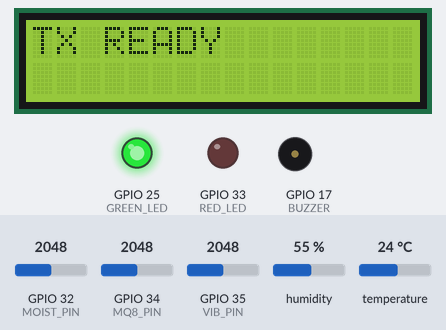
The sketch below on a simulated ESP32. Shown: 16×2 character LCD, output pins drawn as LEDs (lit = HIGH), buzzer (waves = sounding, pin HIGH). Inputs (shaded band) come from the test bench; at power-on: GPIO 34 (MQ8_PIN) = 2048, GPIO 35 (VIB_PIN) = 2048, GPIO 32 (MOIST_PIN) = 2048, humidity 55 %, temperature 24 °C. No radio packets arrive unless stated.

Above: at 2.2 s.
At 4.8 s:
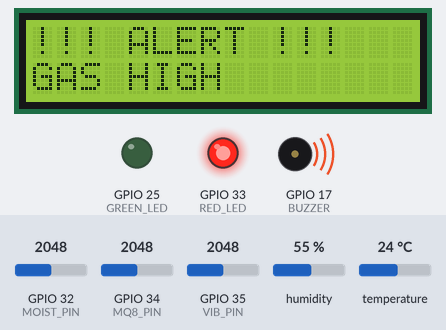
4.9 s: GPIO 34 (MQ8_PIN) set to 1039
6.7 s: GPIO 34 (MQ8_PIN) set to 961
At 8.5 s:
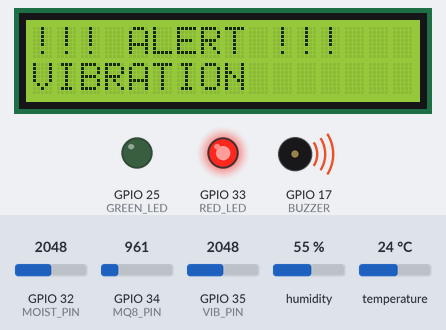
8.8 s: GPIO 35 (VIB_PIN) set to 869
10.3 s: GPIO 35 (VIB_PIN) set to 747
At 11.2 s:
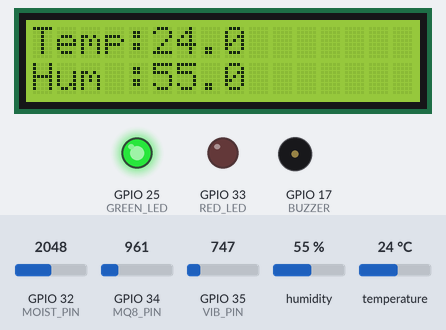
18.7 s: GPIO 32 (MOIST_PIN) set to 1959
At 20.7 s:
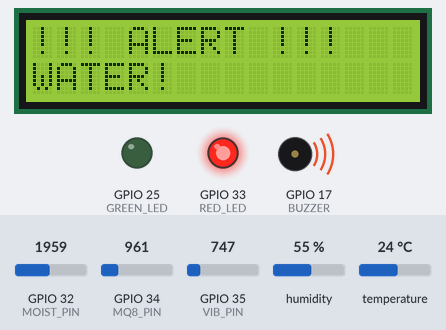
21.0 s: GPIO 32 (MOIST_PIN) set to 2040
At 21.8 s:
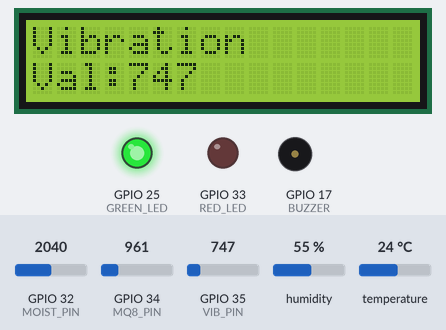
Timing chart, 0 to 24.0 s (numbered marks = the images above; inputs shaded):
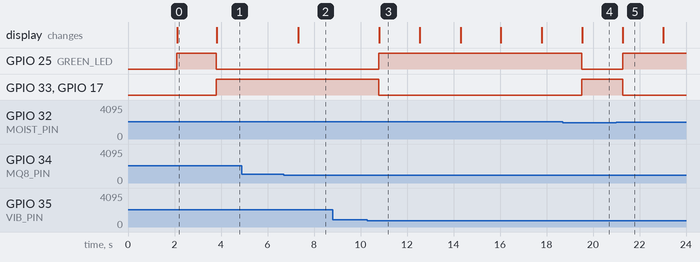

Measured:
- the behaviour switches between 1001 and 1000 on GPIO 34 (MQ8_PIN) (found by bisection; images 1 and 2)
- the behaviour switches between 801 and 800 on GPIO 35 (VIB_PIN) (found by bisection; images 2 and 3)
- the behaviour switches between 2000 and 1999 on GPIO 32 (MOIST_PIN) (found by bisection; images 3 and 4)
- after the input at 4.9 s, every drawn part: stays the same
- after the input at 6.7 s, the display: changes after 0.62 s (image 2)
- after the input at 8.8 s, every drawn part: stays the same
- after the input at 10.3 s, GPIO 25 (GREEN_LED): LOW → HIGH after 0.49 s; GPIO 33 (RED_LED), GPIO 17 (BUZZER): HIGH → LOW after 0.49 s; the display: changes after 0.51 s (image 3)
- after the input at 18.7 s, GPIO 25 (GREEN_LED): HIGH → LOW after 0.81 s; GPIO 33 (RED_LED), GPIO 17 (BUZZER): LOW → HIGH after 0.81 s; the display: changes after 0.83 s (image 4)
- after the input at 21.0 s, GPIO 25 (GREEN_LED): LOW → HIGH after 0.27 s; GPIO 33 (RED_LED), GPIO 17 (BUZZER): HIGH → LOW after 0.27 s; the display: changes after 0.29 s (image 5)

The sketch:

lora_transmitter.ino
```cpp
#include <SPI.h>
#include <LoRa.h>
#include <Wire.h>
#include <LiquidCrystal_I2C.h>
#include "DHT.h"

LiquidCrystal_I2C lcd(0x26, 16, 2);

// LoRa
#define SS 5
#define RST 14
#define DIO0 26

// Sensors
#define DHTPIN 15
#define DHTTYPE DHT11
DHT dht(DHTPIN, DHTTYPE);

#define MQ8_PIN 34
#define MOIST_PIN 32
#define VIB_PIN 35

// Outputs
#define GREEN_LED 25
#define RED_LED 33
#define BUZZER 17   // 🔥 updated

int screen = 0;

// Stable read
int readStable(int pin) {
  long sum = 0;
  for (int i = 0; i < 10; i++) {
    sum += analogRead(pin);
    delay(5);
  }
  return sum / 10;
}

void setup() {
  Serial.begin(115200);

  Wire.begin(21, 22);
  lcd.init();
  lcd.backlight();

  // 🔹 Title Screen
  lcd.clear();
  lcd.setCursor(0,0);
  lcd.print("TUNNEL SAFETY");

  lcd.setCursor(0,1);
  lcd.print("MONITORING");

  delay(2000);

  dht.begin();

  pinMode(GREEN_LED, OUTPUT);
  pinMode(RED_LED, OUTPUT);
  pinMode(BUZZER, OUTPUT);

  digitalWrite(GREEN_LED, HIGH);
  digitalWrite(RED_LED, LOW);
  digitalWrite(BUZZER, LOW);

  LoRa.setPins(SS, RST, DIO0);
  LoRa.begin(433E6);

  // 🔹 Ready Screen (FIXED)
  lcd.clear();
  lcd.setCursor(0,0);
  lcd.print("TX READY");

  delay(1500);
}

void loop() {

  float t = dht.readTemperature();
  float h = dht.readHumidity();

  int g = readStable(MQ8_PIN);
  int m = readStable(MOIST_PIN);
  int v = readStable(VIB_PIN);

  String alertMsg = "SAFE";

  if (g > 1000)       alertMsg = "GAS HIGH";
  else if (m < 2000)  alertMsg = "WATER!";
  else if (v > 800)   alertMsg = "VIBRATION";

  bool isAlert = (alertMsg != "SAFE");

  // LED control
  digitalWrite(RED_LED, isAlert);
  digitalWrite(GREEN_LED, !isAlert);

  // 🔥 BUZZER CONTROL (SIMPLE & RELIABLE)
  if (isAlert) {
    digitalWrite(BUZZER, HIGH);   // ON
  } else {
    digitalWrite(BUZZER, LOW);    // OFF
  }

  // LCD
  // LCD
// LCD
lcd.clear();

if (isAlert) {
  lcd.setCursor(0,0);
  lcd.print("!!! ALERT !!!");

  lcd.setCursor(0,1);
  lcd.print(alertMsg);
}
else {

  if (screen == 0) {   // 🔹 P1 → Temp + Hum

    lcd.setCursor(0,0);
    lcd.print("Temp:");
    lcd.print(t,1);

    lcd.setCursor(0,1);
    lcd.print("Hum :");
    lcd.print(h,1);

  }
  else if (screen == 1) {   // 🔹 P2 → Gas + Moist

    lcd.setCursor(0,0);
    lcd.print("Gas  :");
    lcd.print(g);

    lcd.setCursor(0,1);
    lcd.print("Moist:");
    lcd.print(m);

  }
  else {   // 🔹 P3 → Vibration

    lcd.setCursor(0,0);
    lcd.print("Vibration");

    lcd.setCursor(0,1);
    lcd.print("Val:");
    lcd.print(v);

  }

  screen = (screen + 1) % 3;   // 🔥 3 screens
}

  // Send
  String data = String(t,1) + "," + String(h,1) + "," +
                String(g) + "," + String(m) + "," + String(v);

  LoRa.beginPacket();
  LoRa.print(data);
  LoRa.endPacket();

  delay(1500);
}
```
